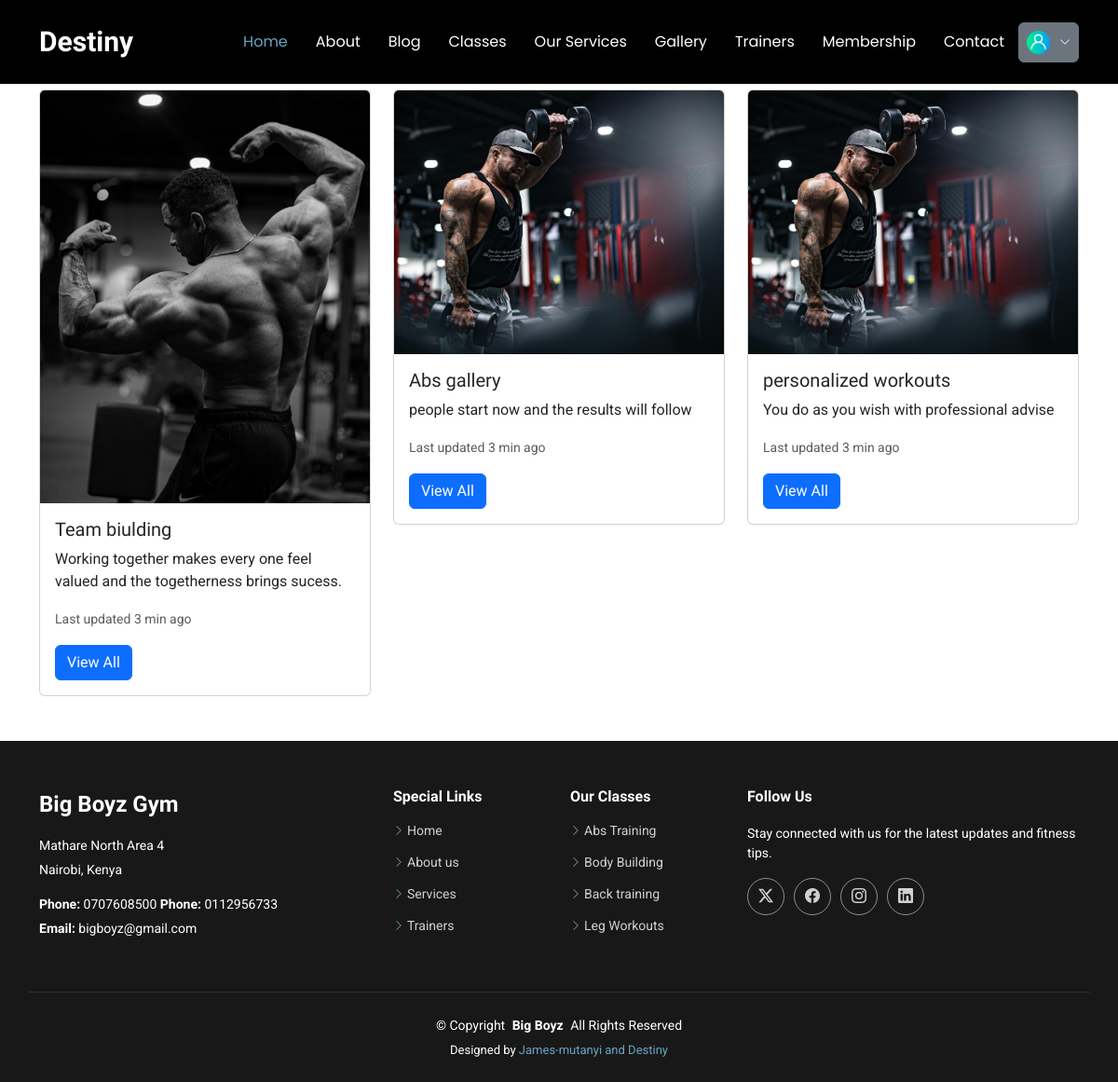
The page /gallery on the database its author committed.
### appone/models.py (models this page shows, shortened)
class Gallery(models.Model):
    title =models.CharField(max_length=200)
    details =models.TextField()
    img =models.ImageField(upload_to="gallery")
    timetag=models.DateTimeField(auto_now_add=True, null=True)

### appone/views.py (the view)
# urls.py: path('gallery',views.gallery, name="gallery"),
def gallery(request):
    post=Gallery.objects.all()
    context ={"post": post}
    return render (request, "gallery.html", context)

### templates/gallery.html (shortened to what this page needs)
{% extends "base.html" %}
{% block content %}
  <div class="container mt-2">
    <center><h1>Walkers Classes</h1></center>
    <div class="row">
      {% for p in post %}
      <div class="col-md-4 mt-2">
        <div class="card">
          <img src="{{p.img.url}}" class="card-img-top" alt="...">
          <div class="card-body">
            <h5 class="card-title">{{p.title}}</h5>
            <p class="card-text">{{p.details}}</p>
            <p class="card-text"><small class="text-muted">Last updated 3 min ago</small></p>
            <a href="{% url 'galleryimages' p.id %}" class="btn btn-primary">View All</a>
          </div>
        </div>
      </div>
      {% endfor %}
    </div>
    <br><br>
{% endblock %}

### static/assets/css/main.css (style rules this page uses)
:root { --default-font: "Roboto", system-ui, -apple-system, "Segoe UI", Roboto, "Helvetica Neue", Arial, "Noto Sans", "Liberation Sans", sans-serif, "Apple Color Emoji", "Segoe UI Emoji", "Segoe UI Symbol", "Noto Color Emoji"; --heading-font: "Raleway", sans-serif; --nav-font: "Poppins", sans-serif; }
:root { --background-color: #ffffff; --default-color: #555555; --heading-color: #1e4356; --accent-color: #68a4c4; --surface-color: #ffffff; --contrast-color: #ffffff; }
:root { --nav-color: #ffffff; --nav-hover-color: #68a4c4; --nav-mobile-background-color: #817878; --nav-dropdown-background-color: #ffffff; --nav-dropdown-color: #312d2d; --nav-dropdown-hover-color: #68a4c4; }
:root { scroll-behavior: smooth; }
body { color: var(--default-color); background-color: var(--background-color); font-family: var(--default-font); }
a { color: var(--accent-color); text-decoration: none; transition: 0.3s; }
h1, h2, h3, h4, h5, h6 { color: var(--heading-color); font-family: var(--heading-font); }

### rows shown on the page
Gallery: img (picture), title "Team biulding", details "Working together makes every one feel valued and the togetherness brings sucess."
Gallery: img (picture), title "Abs gallery", details "people start now and the results will follow"
Gallery: img (picture), title "personalized workouts", details "You do as you wish with professional advise"
